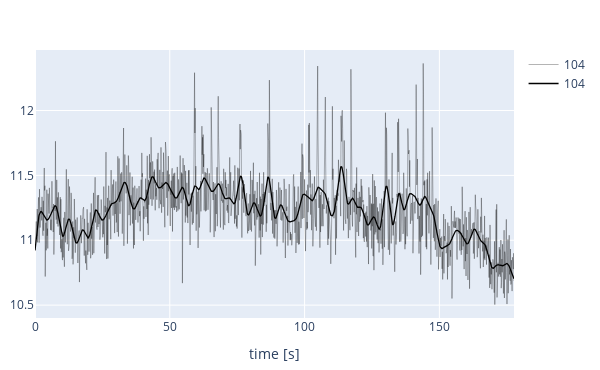

Notebook code cell kept with this figure:
### Code cell
ts = 4
regions.fast_filter_traces(ts, order=5)
plotTraces(regions, indices=[104], showCol=["trace","slower_%g"%ts])

### Figure 1 — Plotly figure (JSON) as saved in the notebook; plotly's stock layout.template omitted (floating-point values rounded to 4 significant figures; data arrays with more than 128 entries replaced by an {"elided": "..."} marker saying what was removed)
{"data": [{"hoverinfo": "text", "hovertext": "104", "line": {"color": "black", "width": 0.3}, "mode": "lines", "name": "104", "type": "scatter", "x": {"elided": "1499 float values"}, "y": {"elided": "1499 float values"}}, {"hoverinfo": "text", "hovertext": "104", "line": {"color": "black", "width": 1.3}, "mode": "lines", "name": "104", "type": "scatter", "x": {"elided": "1499 float values"}, "y": {"elided": "1499 float values"}}], "layout": {"height": 370, "margin": {"b": 10, "l": 10, "r": 10, "t": 50}, "width": 600, "xaxis": {"title": {"text": "time [s]"}}}}
